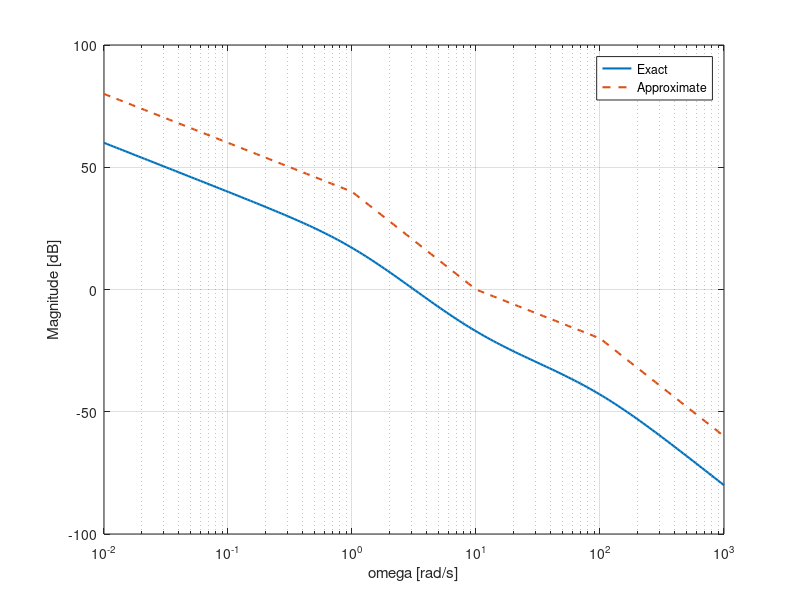
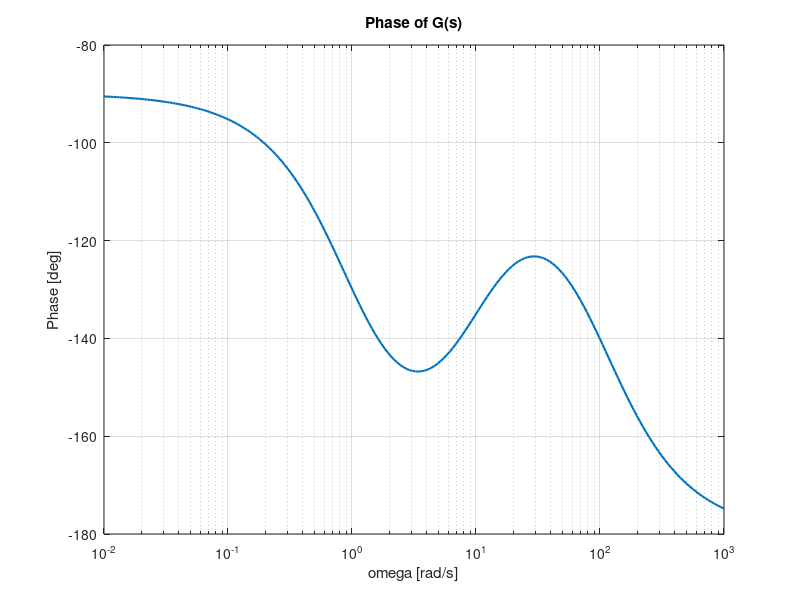

MATLAB code to generate these figures, in order:
% Define transfer function
s = tf('s');
G = 100 * (s + 10) / (s * (s + 1) * (s + 100));

% Exact Bode plot
w = logspace(-2, 3, 200);
[mag, phase] = bode(G, w);
mag = squeeze(mag);
phase = squeeze(phase);

% Approximate magnitude using slope rules
mag_db_approx = 20*log10(100) - 20*log10(w);  % integrator + gain

% Adjust slopes at corners:
% Pole at 1 rad/s
idx = w >= 1;
mag_db_approx(idx) = mag_db_approx(idx) - 20*log10(w(idx) / 1);

% Zero at 10 rad/s
idx = w >= 10;
mag_db_approx(idx) = mag_db_approx(idx) + 20*log10(w(idx) / 10);

% Pole at 100 rad/s
idx = w >= 100;
mag_db_approx(idx) = mag_db_approx(idx) - 20*log10(w(idx) / 100);

figure;
semilogx(w, 20*log10(mag), 'LineWidth', 1.5); hold on;
semilogx(w, mag_db_approx, '--', 'LineWidth', 1.5);
grid on;
xlabel('omega [rad/s]');
ylabel('Magnitude [dB]');
legend('Exact', 'Approximate');

% Phase (exact from bode)
figure;
semilogx(w, phase, 'LineWidth', 1.5);
grid on;
xlabel('omega [rad/s]');
ylabel('Phase [deg]');
title('Phase of G(s)');
